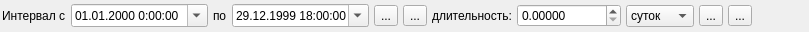
<?xml version="1.0" encoding="UTF-8"?>
<ui version="4.0">
 <class>ChartIntervalSelectionWidget</class>
 <widget class="QWidget" name="ChartIntervalSelectionWidget">
  <property name="geometry">
   <rect>
    <x>0</x>
    <y>0</y>
    <width>809</width>
    <height>32</height>
   </rect>
  </property>
  <property name="windowTitle">
   <string>Form</string>
  </property>
  <layout class="QHBoxLayout" name="horizontalLayout">
   <property name="spacing">
    <number>5</number>
   </property>
   <property name="leftMargin">
    <number>2</number>
   </property>
   <property name="topMargin">
    <number>2</number>
   </property>
   <property name="rightMargin">
    <number>2</number>
   </property>
   <property name="bottomMargin">
    <number>2</number>
   </property>
   <item>
    <widget class="QLabel" name="label_10">
     <property name="text">
      <string>Интервал с</string>
     </property>
    </widget>
   </item>
   <item>
    <widget class="QDateTimeEdit" name="dateTimeEdit_intervalBegin">
     <property name="sizePolicy">
      <sizepolicy hsizetype="Preferred" vsizetype="Fixed">
       <horstretch>0</horstretch>
       <verstretch>0</verstretch>
      </sizepolicy>
     </property>
     <property name="toolTip">
      <string>Время начала выделенного интервала</string>
     </property>
     <property name="displayFormat">
      <string>dd.MM.yyyy H:mm:ss</string>
     </property>
     <property name="calendarPopup">
      <bool>true</bool>
     </property>
     <property name="timeSpec">
      <enum>Qt::UTC</enum>
     </property>
    </widget>
   </item>
   <item>
    <widget class="QLabel" name="label_13">
     <property name="text">
      <string>по</string>
     </property>
    </widget>
   </item>
   <item>
    <widget class="QDateTimeEdit" name="dateTimeEdit_intervalEnd">
     <property name="sizePolicy">
      <sizepolicy hsizetype="Preferred" vsizetype="Fixed">
       <horstretch>0</horstretch>
       <verstretch>0</verstretch>
      </sizepolicy>
     </property>
     <property name="toolTip">
      <string>Время окончания выделенного интервала</string>
     </property>
     <property name="dateTime">
      <datetime>
       <hour>18</hour>
       <minute>0</minute>
       <second>0</second>
       <year>1999</year>
       <month>12</month>
       <day>29</day>
      </datetime>
     </property>
     <property name="displayFormat">
      <string>dd.MM.yyyy H:mm:ss</string>
     </property>
     <property name="calendarPopup">
      <bool>true</bool>
     </property>
     <property name="timeSpec">
      <enum>Qt::UTC</enum>
     </property>
    </widget>
   </item>
   <item>
    <widget class="QToolButton" name="toolButton_SetDtIntervalSelection">
     <property name="toolTip">
      <string>Применить изменения дат интервала</string>
     </property>
     <property name="text">
      <string>...</string>
     </property>
     <property name="icon">
      <iconset resource="images.qrc">
       <normaloff>:/icons/icons/apply.png</normaloff>:/icons/icons/apply.png</iconset>
     </property>
     <property name="iconSize">
      <size>
       <width>20</width>
       <height>20</height>
      </size>
     </property>
    </widget>
   </item>
   <item>
    <widget class="QToolButton" name="toolButton_CancelDtIntervalSelection">
     <property name="toolTip">
      <string>Отменить изменения дат интервала</string>
     </property>
     <property name="text">
      <string>...</string>
     </property>
     <property name="icon">
      <iconset resource="images.qrc">
       <normaloff>:/icons/icons/item_error.png</normaloff>:/icons/icons/item_error.png</iconset>
     </property>
     <property name="iconSize">
      <size>
       <width>20</width>
       <height>20</height>
      </size>
     </property>
    </widget>
   </item>
   <item>
    <widget class="QLabel" name="label_11">
     <property name="text">
      <string>длительность:</string>
     </property>
    </widget>
   </item>
   <item>
    <widget class="QDoubleSpinBox" name="doubleSpinBox_intervalLength">
     <property name="toolTip">
      <string>Длительность интервала</string>
     </property>
     <property name="decimals">
      <number>5</number>
     </property>
     <property name="maximum">
      <double>999999.999990000040270</double>
     </property>
    </widget>
   </item>
   <item>
    <widget class="QComboBox" name="comboBox_IntervalTimeDim">
     <property name="toolTip">
      <string>Единицы измерения длительности интервала</string>
     </property>
     <item>
      <property name="text">
       <string>суток</string>
      </property>
     </item>
     <item>
      <property name="text">
       <string>часов</string>
      </property>
     </item>
     <item>
      <property name="text">
       <string>минут</string>
      </property>
     </item>
     <item>
      <property name="text">
       <string>секунд</string>
      </property>
     </item>
    </widget>
   </item>
   <item>
    <widget class="QToolButton" name="toolButton_SetIntervalLength">
     <property name="toolTip">
      <string>Применить изменения длительности интервала выделения</string>
     </property>
     <property name="text">
      <string>...</string>
     </property>
     <property name="icon">
      <iconset resource="images.qrc">
       <normaloff>:/icons/icons/apply.png</normaloff>:/icons/icons/apply.png</iconset>
     </property>
     <property name="iconSize">
      <size>
       <width>20</width>
       <height>20</height>
      </size>
     </property>
    </widget>
   </item>
   <item>
    <widget class="QToolButton" name="toolButton_CancelIntervalLength">
     <property name="toolTip">
      <string>Отменить изменения длительности интервала выделения</string>
     </property>
     <property name="text">
      <string>...</string>
     </property>
     <property name="icon">
      <iconset resource="images.qrc">
       <normaloff>:/icons/icons/item_error.png</normaloff>:/icons/icons/item_error.png</iconset>
     </property>
     <property name="iconSize">
      <size>
       <width>20</width>
       <height>20</height>
      </size>
     </property>
    </widget>
   </item>
   <item>
    <spacer name="horizontalSpacer">
     <property name="orientation">
      <enum>Qt::Horizontal</enum>
     </property>
     <property name="sizeHint" stdset="0">
      <size>
       <width>5</width>
       <height>20</height>
      </size>
     </property>
    </spacer>
   </item>
  </layout>
 </widget>
 <resources>
  <include location="images.qrc"/>
 </resources>
 <connections/>
</ui>
